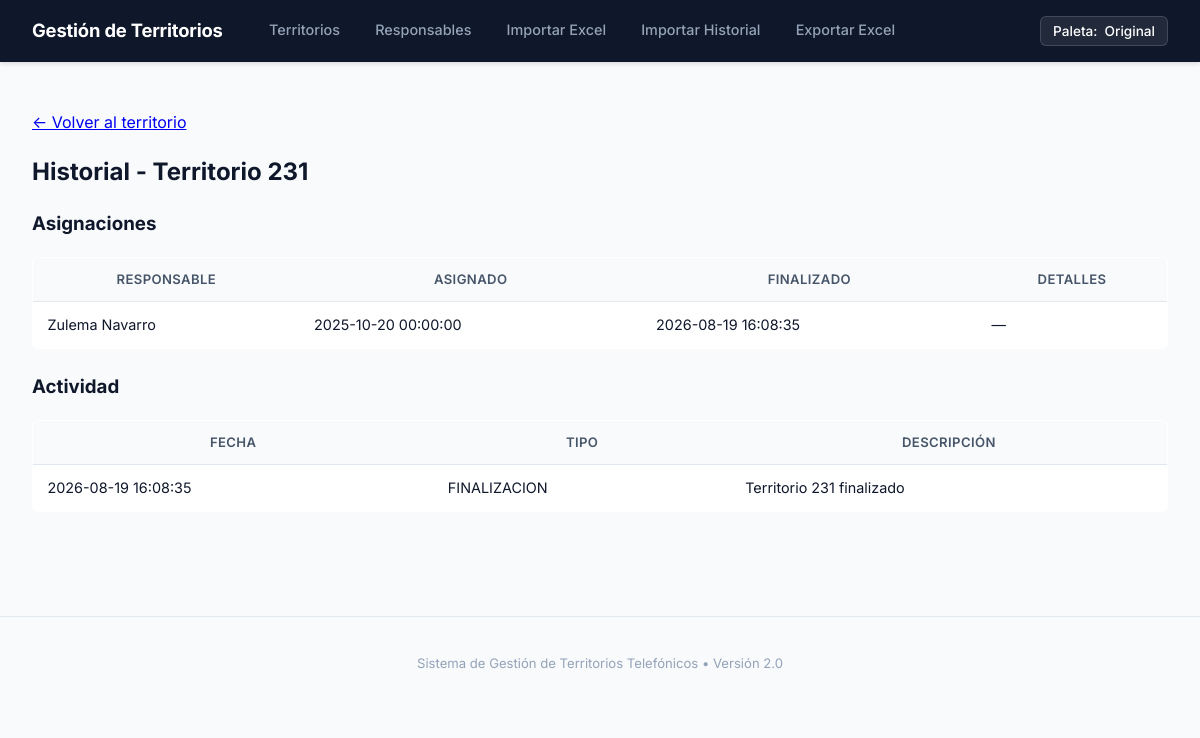
Page /territorio/97/historial on the earlier database version.
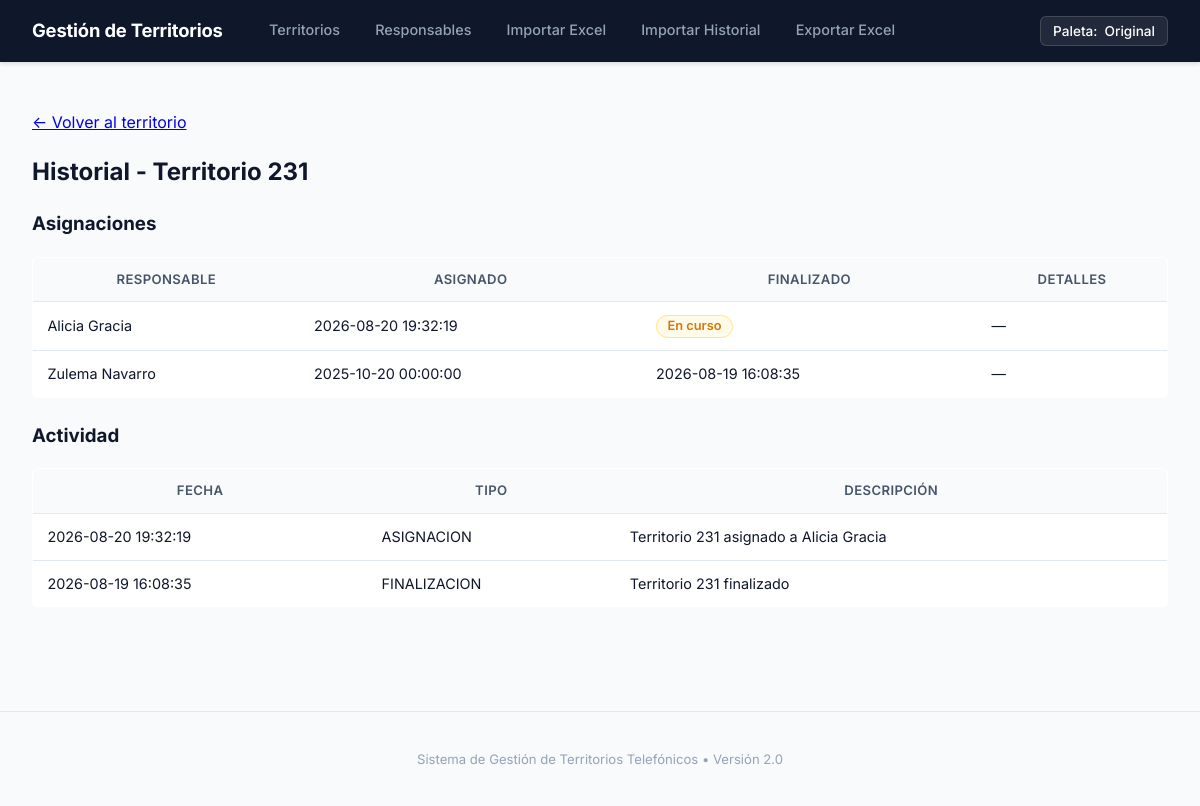
Same page on the later database version.
### tables this page shows
CREATE TABLE territorios (
    id INTEGER PRIMARY KEY AUTOINCREMENT,
    numero TEXT NOT NULL UNIQUE,
    estado TEXT CHECK(estado IN ('Disponible', 'En trabajo')) DEFAULT 'Disponible'
);

CREATE TABLE asignaciones (
    id INTEGER PRIMARY KEY AUTOINCREMENT,
    territorio_id INTEGER NOT NULL,
    responsable_id INTEGER NOT NULL,
    fecha_asignado TEXT NOT NULL,      -- Formato ISO: YYYY-MM-DD HH:MM:SS
    fecha_finalizacion TEXT DEFAULT NULL,
    detalles TEXT,
    FOREIGN KEY (territorio_id) REFERENCES territorios(id),
    FOREIGN KEY (responsable_id) REFERENCES responsables(id)
);

CREATE TABLE responsables (
    id INTEGER PRIMARY KEY AUTOINCREMENT,
    nombre TEXT NOT NULL,
    activo INTEGER DEFAULT 1 -- 1: activo, 0: inactivo
, telefono TEXT DEFAULT NULL, email TEXT DEFAULT NULL, fecha_alta TEXT DEFAULT NULL);

CREATE TABLE actividad (
    id INTEGER PRIMARY KEY AUTOINCREMENT,
    territorio_id INTEGER,
    registro_id INTEGER,
    responsable_id INTEGER,
    tipo TEXT NOT NULL,               -- Ej: 'EDICION', 'ASIGNACION', 'FINALIZACION'
    descripcion TEXT NOT NULL,
    fecha TEXT NOT NULL,
    FOREIGN KEY (territorio_id) REFERENCES territorios(id),
    FOREIGN KEY (registro_id) REFERENCES registros(id)
);

### routes/territorios.py (the view)
    @app.route("/territorio/<int:territorio_id>/historial")
    def territorio_historial(territorio_id):
        conn = get_connection()
        territorio = conn.execute(
            "SELECT * FROM territorios WHERE id = ?", (territorio_id,)
        ).fetchone()
        if territorio is None:
            conn.close()
            abort(404)
        asignaciones = conn.execute(
            """
            SELECT a.*, r.nombre AS responsable_nombre
            FROM asignaciones a
            JOIN responsables r ON r.id = a.responsable_id
            WHERE a.territorio_id = ?
            ORDER BY a.fecha_asignado DESC
            """,
            (territorio_id,),
        ).fetchall()
        actividad = conn.execute(
            """
            SELECT * FROM actividad
            WHERE territorio_id = ?
            ORDER BY fecha DESC, id DESC
            """,
            (territorio_id,),
        ).fetchall()
        conn.close()
        return render_template(
            "historial.html",
            territorio=territorio,
            asignaciones=asignaciones,
            actividad=actividad,
        )

### app/db.py (called while the page is built)
def get_connection():
    connection = sqlite3.connect(DATABASE_PATH)
    connection.row_factory = sqlite3.Row
    connection.execute("PRAGMA foreign_keys = ON")
    return connection

### templates/historial.html (shortened to what this page needs)
{% extends "base.html" %}
{% block content %}
    <p><a href="{{ url_for('territorio_detalle', territorio_id=territorio.id) }}">&larr; Volver al territorio</a></p>
    <h2>Historial - Territorio {{ territorio.numero }}</h2>
    <h3>Asignaciones</h3>
    {% if asignaciones|length == 0 %}
        <p>Este territorio todavía no fue asignado nunca.</p>
    {% else %}
        <table class="tabla-historial">
            <thead>
                <tr>
                    <th>Responsable</th>
                    <th>Asignado</th>
                    <th>Finalizado</th>
                    <th>Detalles</th>
                </tr>
            </thead>
            <tbody>
                {% for a in asignaciones %}
                <tr>
                    <td>{{ a.responsable_nombre }}</td>
                    <td>{{ a.fecha_asignado }}</td>
                    <td>
                        {% if a.fecha_finalizacion %}
                            {{ a.fecha_finalizacion }}
                        {% else %}
                            <span class="badge badge-en-trabajo">En curso</span>
                        {% endif %}
                    </td>
                    <td>{{ a.detalles or "—" }}</td>
                </tr>
                {% endfor %}
            </tbody>
        </table>
    {% endif %}
    <h3>Actividad</h3>
    {% if actividad|length == 0 %}
        <p>Todavía no hay actividad registrada para este territorio.</p>
    {% else %}
        <table class="tabla-historial">
            <thead>
                <tr>
                    <th>Fecha</th>
                    <th>Tipo</th>
                    <th>Descripción</th>
                </tr>
            </thead>
            <tbody>
                {% for ev in actividad %}
                <tr>
                    <td>{{ ev.fecha }}</td>
                    <td>{{ ev.tipo }}</td>
                    <td>{{ ev.descripcion }}</td>
                </tr>
                {% endfor %}
            </tbody>
        </table>
    {% endif %}
{% endblock %}

### templates/base.html (shortened to what this page needs)
<!DOCTYPE html>
<html lang="es">
<head>
    <link rel="stylesheet" href="{{ url_for('static', filename='css/style.css') }}">
</head>
<body>
    <header class="app-header">
        <div class="header-container">
            <div class="header-left">
                <div class="brand">
                    <a href="{{ url_for('index') }}" class="brand-link">
                        <span class="brand-title">Gestión de Territorios</span>
                    </a>
                </div>
                <nav class="main-nav">
                    <a href="{{ url_for('index') }}" class="nav-item {% if request.endpoint == 'index' %}active{% endif %}">Territorios</a>
                    <a href="{{ url_for('responsables') }}" class="nav-item {% if request.endpoint == 'responsables' %}active{% endif %}">Responsables</a>
                    <a href="{{ url_for('importar_excel_view') }}" class="nav-item {% if request.endpoint == 'importar_excel_view' %}active{% endif %}">Importar Excel</a>
                    <a href="{{ url_for('importar_historial_view') }}" class="nav-item {% if request.endpoint == 'importar_historial_view' %}active{% endif %}">Importar Historial</a>
                    <a href="{{ url_for('exportar_excel') }}" class="nav-item {% if request.endpoint == 'exportar_excel' %}active{% endif %}">Exportar Excel</a>
                </nav>
            </div>
            <div class="header-right">
                <button type="button" id="theme-toggle" class="theme-toggle-btn" title="Cambiar tema de color" data-action="cambiar-tema">
                    <span>Paleta:</span>
                    <span id="theme-text">Original</span>
                </button>
            </div>
        </div>
    </header>
    <main class="app-main">
        {% block content %}
        {% endblock %}
    </main>
    <footer class="app-footer">
        <p>Sistema de Gestión de Territorios Telefónicos &bull; Versión 2.0</p>
    </footer>
</body>
</html>

### static/css/style.css (style rules this page uses)
:root { --font-sans: 'Inter', -apple-system, BlinkMacSystemFont, 'Segoe UI', Roboto, Helvetica, Arial, sans-serif; --bg-body: #f8fafc; --bg-surface: #ffffff; --bg-header: #0f172a; --bg-header-active: #1e293b; --bg-hover: #f1f5f9; --text-main: #0f172a; --text-secondary: #475569; --text-muted: #64748b; --text-light: #94a3b8; --text-white: #ffffff; --border-color: #e2e8f0; --border-color-darker: #cbd5e1; --color-trabajo: #d97706; --color-trabajo-bg: #fffbeb; --color-trabajo-border: #fde68a; --color-disp: #059669; --color-disp-bg: #ecfdf5; --color-disp-border: #a7f3d0; --color-primary: #0f172a; --color-primary-hover: #1e293b; --color-blue: #2563eb; --color-blue-hover: #1d4ed8; --color-danger: #dc2626; --color-danger-bg: #fef2f2; --color-danger-border: #fecaca; --shadow-sm: 0 1px 2px 0 rgba(0, 0, 0, 0.05); --shadow-md: 0 4px 6px -1px rgba(0, 0, 0, 0.07), 0 2px 4px -2px rgba(0, 0, 0, 0.05); --shadow-lg: 0 10px 15px -3px rgba(0, 0, 0, 0.08), 0 4px 6px -4px rgba(0, 0, 0, 0.04); --radius-sm: 4px; --radius-md: 6px; --radius-lg: 10px; --radius-xl: 14px; --transition-fast: 0.15s ease; --transition-normal: 0.2s ease; }
*, *::before, *::after { box-sizing: border-box; }
body { font-family: var(--font-sans); margin: 0; padding: 0; background-color: var(--bg-body); color: var(--text-main); line-height: 1.5; -webkit-font-smoothing: antialiased; }
.app-header { background-color: var(--bg-header); color: var(--text-white); padding: 0.75rem 2rem; box-shadow: 0 2px 4px rgba(0, 0, 0, 0.12); position: sticky; top: 0; z-index: 100; }
.header-container { max-width: 1300px; margin: 0 auto; display: flex; align-items: center; justify-content: space-between; gap: 1.5rem; }
.header-left { display: flex; align-items: center; gap: 2rem; }
.theme-toggle-btn { background-color: rgba(255, 255, 255, 0.08); border: 1px solid rgba(255, 255, 255, 0.15); color: var(--text-white); padding: 0.4rem 0.75rem; border-radius: var(--radius-md); cursor: pointer; font-family: var(--font-sans); font-size: 0.85rem; font-weight: 500; display: inline-flex; align-items: center; gap: 0.45rem; transition: all var(--transition-fast); white-space: nowrap; }
.brand { display: flex; align-items: center; }
.brand-link { color: var(--text-white); text-decoration: none; font-weight: 700; font-size: 1.15rem; letter-spacing: -0.01em; display: inline-flex; align-items: center; gap: 0.5rem; }
.main-nav { display: flex; align-items: center; gap: 0.4rem; overflow-x: auto; padding-bottom: 2px; }
.nav-item { color: #94a3b8; text-decoration: none; font-size: 0.9rem; font-weight: 500; padding: 0.45rem 0.9rem; border-radius: var(--radius-md); transition: all var(--transition-fast); white-space: nowrap; }
.app-main { max-width: 1300px; margin: 0 auto; padding: 2rem; }
.app-footer { padding: 1.5rem 2rem; color: var(--text-light); font-size: 0.82rem; text-align: center; border-top: 1px solid var(--border-color); margin-top: 3rem; }
.badge { display: inline-flex; align-items: center; gap: 0.35rem; padding: 0.25rem 0.65rem; border-radius: 9999px; font-size: 0.8rem; font-weight: 600; line-height: 1; white-space: nowrap; }
.badge-en-trabajo { background-color: var(--color-trabajo-bg); color: var(--color-trabajo); border: 1px solid var(--color-trabajo-border); }
.tabla-responsables, .tabla-registros, .tabla-historial { width: 100%; border-collapse: collapse; background-color: var(--bg-surface); border: 1px solid var(--border-color); border-radius: var(--radius-md); overflow: hidden; margin-bottom: 1.5rem; }
.tabla-responsables th, .tabla-registros th, .tabla-historial th { background-color: #f8fafc; padding: 0.75rem 0.9rem; font-size: 0.82rem; font-weight: 600; color: var(--text-secondary); border-bottom: 1px solid var(--border-color); text-transform: uppercase; letter-spacing: 0.03em; }
.tabla-responsables td, .tabla-registros td, .tabla-historial td { padding: 0.75rem 0.9rem; border-bottom: 1px solid var(--border-color); font-size: 0.9rem; vertical-align: middle; }

Differences in the rows shown:
added asignaciones: responsable_nombre "Alicia Gracia", fecha_asignado "2026-08-20 19:32:19", shows "En curso", detalles "—"
added actividad: fecha "2026-08-20 19:32:19", tipo "ASIGNACION", descripcion "Territorio 231 asignado a Alicia Gracia"
